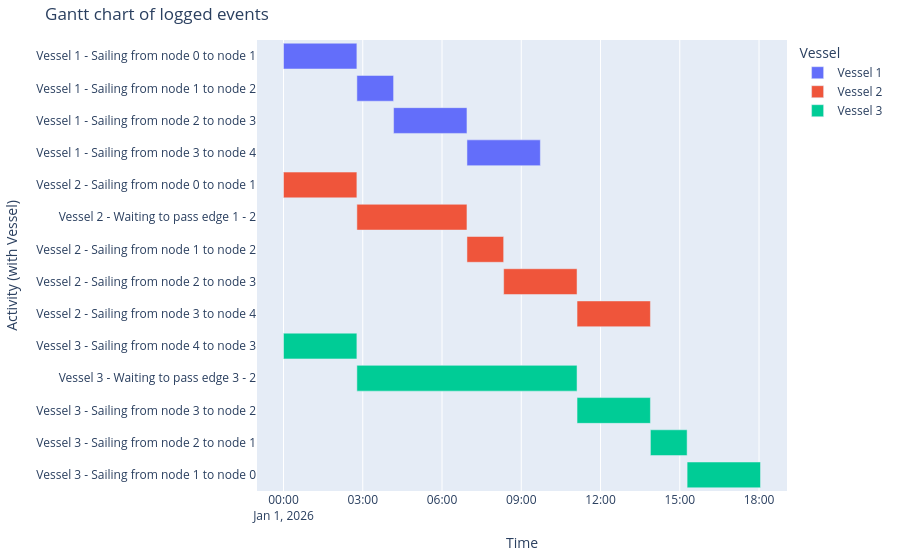

Notebook cell for this chart:
### Code cell
generate_vessel_gantt_chart(df_eventtable)

### Figure 1 — Plotly figure (JSON) as saved in the notebook; plotly's stock layout.template omitted (floating-point values rounded to 4 significant figures)
{"data": [{"base": ["2026-01-01T00:00:00.000000", "2026-01-01T02:46:40.000000", "2026-01-01T04:10:00.000000", "2026-01-01T06:56:40.000000"], "hovertemplate": "object name=Vessel 1<br>start time=%{base}<br>stop time=%{x}<br>activity label=%{y}<extra></extra>", "legendgroup": "Vessel 1", "marker": {"color": "#636efa", "pattern": {"shape": ""}}, "name": "Vessel 1", "orientation": "h", "showlegend": true, "textposition": "auto", "type": "bar", "x": [10000000, 5000000, 10000000, 10000000], "xaxis": "x", "y": ["Vessel 1 - Sailing from node 0 to node 1", "Vessel 1 - Sailing from node 1 to node 2", "Vessel 1 - Sailing from node 2 to node 3", "Vessel 1 - Sailing from node 3 to node 4"], "yaxis": "y"}, {"base": ["2026-01-01T00:00:00.000000", "2026-01-01T02:46:40.000000", "2026-01-01T06:56:40.000000", "2026-01-01T08:20:00.000000", "2026-01-01T11:06:40.000000"], "hovertemplate": "object name=Vessel 2<br>start time=%{base}<br>stop time=%{x}<br>activity label=%{y}<extra></extra>", "legendgroup": "Vessel 2", "marker": {"color": "#EF553B", "pattern": {"shape": ""}}, "name": "Vessel 2", "orientation": "h", "showlegend": true, "textposition": "auto", "type": "bar", "x": [10000000, 15000000, 5000000, 10000000, 10000000], "xaxis": "x", "y": ["Vessel 2 - Sailing from node 0 to node 1", "Vessel 2 - Waiting to pass edge 1 - 2", "Vessel 2 - Sailing from node 1 to node 2", "Vessel 2 - Sailing from node 2 to node 3", "Vessel 2 - Sailing from node 3 to node 4"], "yaxis": "y"}, {"base": ["2026-01-01T00:00:00.000000", "2026-01-01T02:46:40.000000", "2026-01-01T11:06:40.000000", "2026-01-01T13:53:20.000000", "2026-01-01T15:16:40.000000"], "hovertemplate": "object name=Vessel 3<br>start time=%{base}<br>stop time=%{x}<br>activity label=%{y}<extra></extra>", "legendgroup": "Vessel 3", "marker": {"color": "#00cc96", "pattern": {"shape": ""}}, "name": "Vessel 3", "orientation": "h", "showlegend": true, "textposition": "auto", "type": "bar", "x": [10000000, 30000000, 10000000, 5000000, 10000000], "xaxis": "x", "y": ["Vessel 3 - Sailing from node 4 to node 3", "Vessel 3 - Waiting to pass edge 3 - 2", "Vessel 3 - Sailing from node 3 to node 2", "Vessel 3 - Sailing from node 2 to node 1", "Vessel 3 - Sailing from node 1 to node 0"], "yaxis": "y"}], "layout": {"barmode": "overlay", "legend": {"title": {"text": "Vessel"}, "tracegroupgap": 0}, "margin": {"b": 20, "l": 20, "r": 20, "t": 40}, "title": {"text": "Gantt chart of logged events"}, "xaxis": {"anchor": "y", "domain": [0, 1], "title": {"text": "Time"}, "type": "date"}, "yaxis": {"anchor": "x", "autorange": "reversed", "domain": [0, 1], "title": {"text": "Activity (with Vessel)"}}}}
